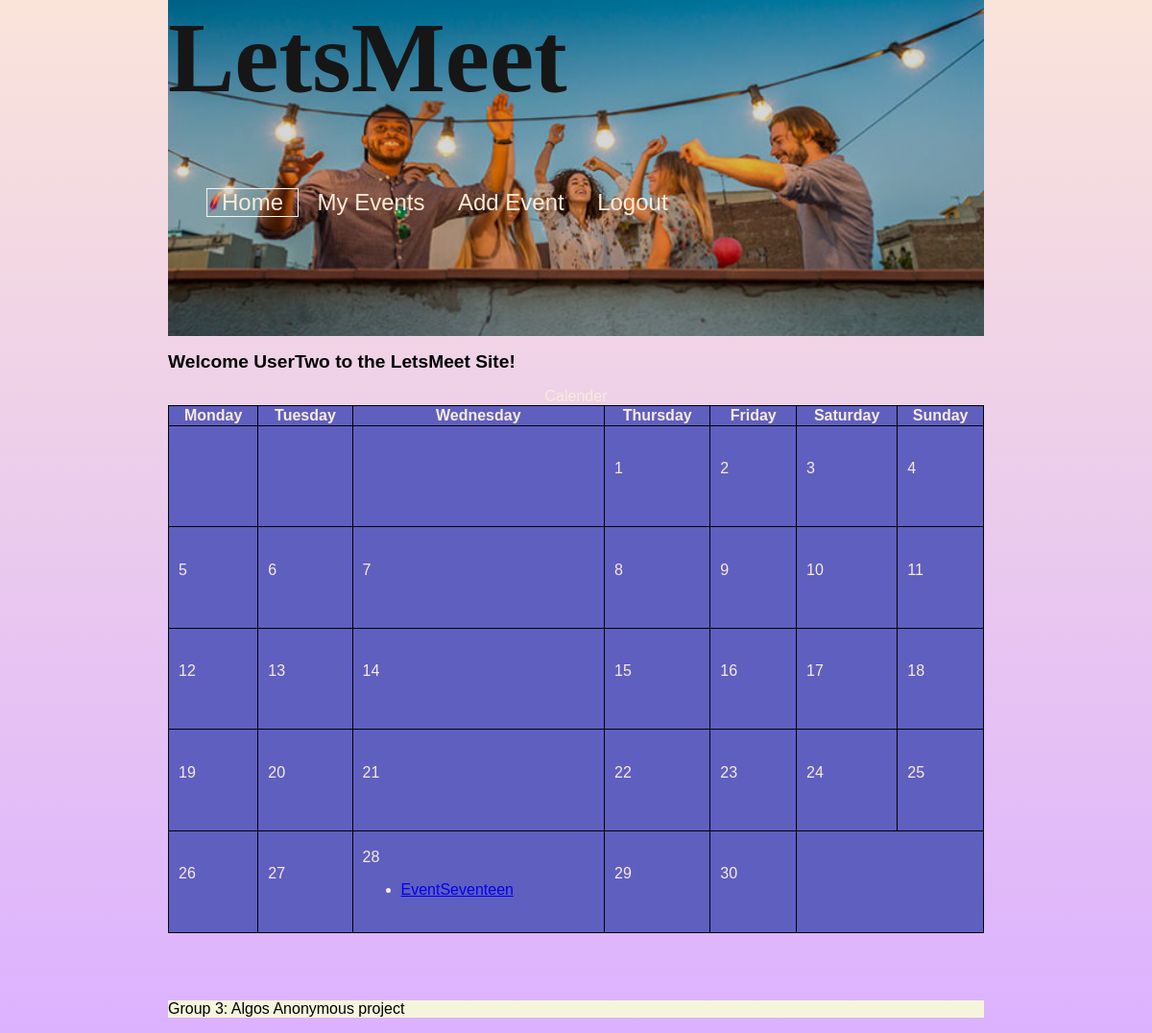
The page /index (signed in) on the database as committed earlier.
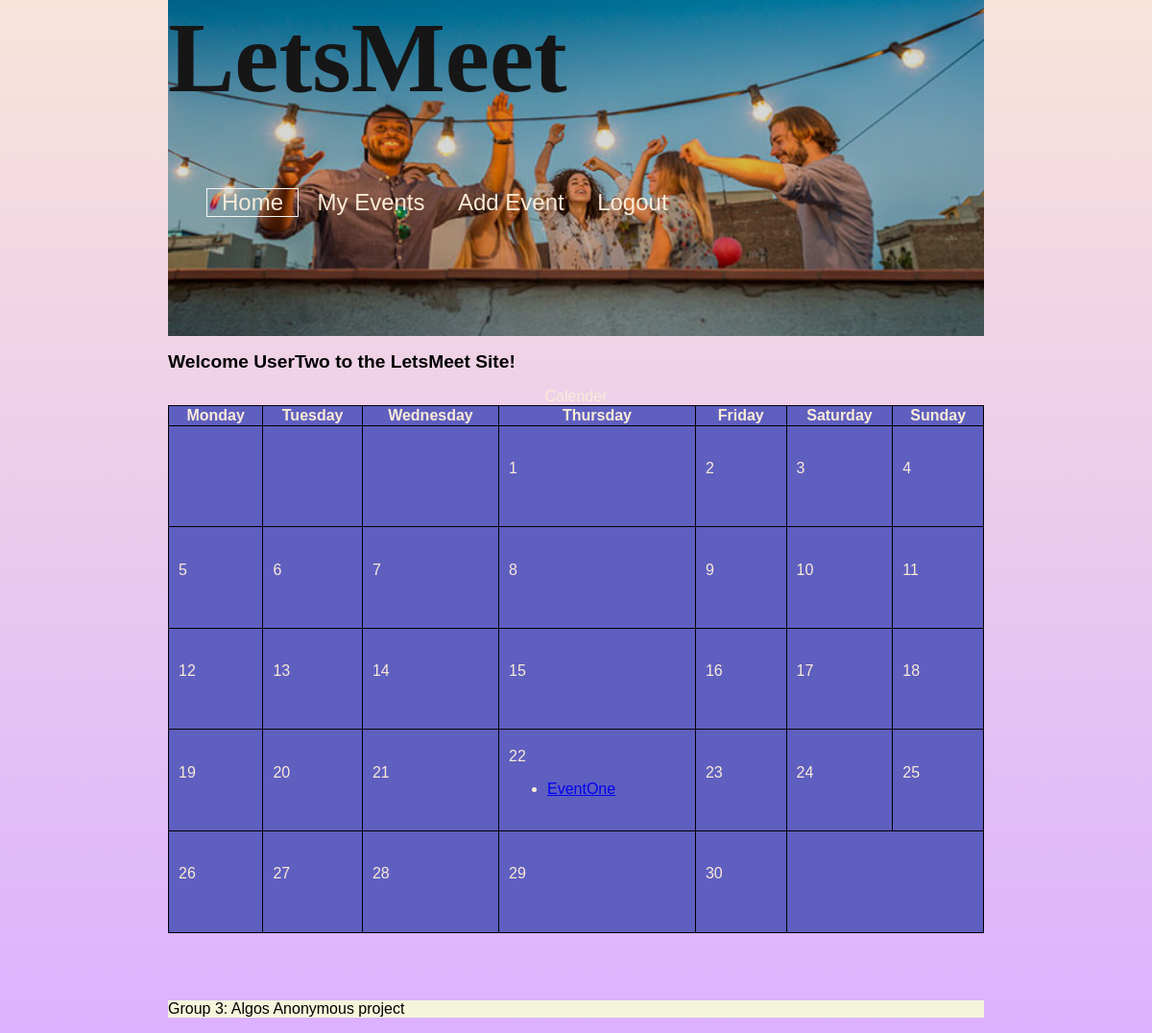
The same page on the database as committed later.
### models.py (models this page shows, shortened)
class Event(db.Model):
    id = db.Column("id", db.Integer, primary_key=True)
    title = db.Column("title", db.String(200))
    text = db.Column("text", db.String(100))
    date = db.Column("date", db.String(50))
    user_id = db.Column("user_id", db.Integer, db.ForeignKey('user.id'))

### LetsMeetFlask.py (the view)
@app.route('/')
@app.route('/index')
def index():
    if session.get('user'):
        my_events = db.session.query(Event).all()
        eventDays = []
        for i in my_events:
            eventDays.append(i.date)
        return render_template('LetsMeetMain.html', today=date.today(), math=math, calendar=calendar,
                               user=session['user'], date=date, eventDates=eventDays, events=my_events, sum=sum,
                               enumerate=enumerate)
    return redirect(url_for('login'))

### templates/LetsMeetMain.html
{% extends "base.html" %}
    {% block content %}
    <body>
        <header>
            <h1>LetsMeet</h1>
            <nav id="topNav">
                <ul>
                    <li id="currPage"><a href="{{ url_for('index') }}"> Home</a></li>
                    <li><a href="{{ url_for('get_events') }}"> My Events</a></li>
                    <li><a href="{{ url_for('new_event') }}">Add Event</a></li>
                    <li><a href="{{ url_for('logout') }}">Logout</a></li>
                </ul>
            </nav>
        </header>
        <h2>Welcome {{user}} to the LetsMeet Site!</h2>
        <table>
            <caption>Calender</caption>
            <tr>
                <th>Monday</th>
                <th>Tuesday</th>
                <th>Wednesday</th>
                <th>Thursday</th>
                <th>Friday</th>
                <th>Saturday</th>
                <th>Sunday</th>
            </tr>
            {% for t in range(math.ceil(sum(calendar.monthrange(today.year, today.month))-1/7)) %}
            <tr>
                {% for i in range(7) %}
                    {% if i+(t*7)+1 <= sum(calendar.monthrange(today.year, today.month)) %}
                        <td>
                            {% if i+(t*7)+1 > calendar.monthrange(today.year, today.month)[0] %}
                                {{ i+(t*7)+1-calendar.monthrange(today.year, today.month)[0] }}
                                <ul>
                                        {% for index, event in enumerate(eventDates, start=0) %}
                                            {% if date(today.year, today.month, i+(t*7)+1-calendar.monthrange(today.year, today.month)[0]) == date.fromisoformat(event) %}
                                                <li>
                                                    <a href="{{ url_for('get_event', event_id=events[index].id) }}">{{ events[index].title }}</a>
                                                </li>
                                            {% endif %}
                                        {% endfor %}
                                </ul>
                            {% endif %}
                        </td>
                    {% endif %}
                {% endfor %}
            </tr>
            {% endfor %}
        </table>
        <br><br><br>
    </body>
    <footer>
        <p>
            Group 3: Algos Anonymous project
        </p>
    </footer>
    {% endblock %}

### templates/base.html (shortened to what this page needs)
<!DOCTYPE html>
<html lang="en">
    <head>
        <link rel="stylesheet" href="{{ url_for('static', filename='styles/LetsMeetStylesheet.css') }}">
    </head>
    {% block content %}{% endblock %}
</html>

### static/styles/LetsMeetStylesheet.css (style rules this page uses)
html { min-height: 100%; background-size: cover; background: linear-gradient(to bottom, rgb(250, 228, 218), rgb(220, 178, 255)); }
body { font-family: Arial, Helvetica, sans-serif; color: black; margin: 0 auto; max-width: 850px; }
header { background-image: linear-gradient(rgba(0,0,0,0.15), rgba(0,0,0,0.15)), url(./indexPic.png); height: 350px; background-size: cover; background-position: center; position: relative; }
#topNav { text-decoration: none; position: relative; display: inline-block; }
#topNav li { text-decoration: none; text-align: right; display: inline-block; padding: 0 15px 0 15px; font-size: 150%; margin-top: -15%; }
#topNav a { text-decoration: none; color: antiquewhite; }
table { color: antiquewhite; }
h1 { display: inline-block; font-family: LemonBrush; color: rgb(22, 22, 22); font-size: 650%; padding: -25px 0 -25px 0; margin-top: 0%; }
#currPage { color: violet; border: 1px solid whitesmoke; background: url(./redFeather.png) no-repeat left center; }
h2, h3 { font-size: larger; }
footer { background-color: beige; }
table { width: 100%; }
th { height: 10px; }
table, th, td { border: 1px solid black; border-collapse: collapse; background-color:rgb(95, 95, 192); }
td { padding: 10px; height: 10ex; }

Rows that differ between the two databases and show on the page:
removed Event: title "EventSeventeen", shown under "28"
added Event: title "EventOne", shown under "22"
